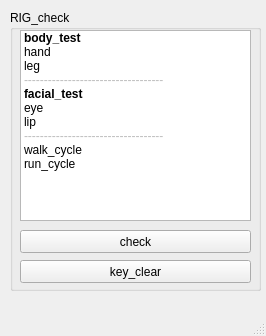
<?xml version="1.0" encoding="UTF-8"?>
<ui version="4.0">
 <class>MainWindow</class>
 <widget class="QMainWindow" name="MainWindow">
  <property name="geometry">
   <rect>
    <x>0</x>
    <y>0</y>
    <width>266</width>
    <height>336</height>
   </rect>
  </property>
  <property name="windowTitle">
   <string>MainWindow</string>
  </property>
  <widget class="QWidget" name="centralwidget">
   <widget class="QGroupBox" name="groupBox">
    <property name="geometry">
     <rect>
      <x>10</x>
      <y>10</y>
      <width>251</width>
      <height>281</height>
     </rect>
    </property>
    <property name="title">
     <string>RIG_check</string>
    </property>
    <widget class="QPushButton" name="RIG_check_btn">
     <property name="geometry">
      <rect>
       <x>10</x>
       <y>220</y>
       <width>231</width>
       <height>23</height>
      </rect>
     </property>
     <property name="text">
      <string>check</string>
     </property>
    </widget>
    <widget class="QListWidget" name="RIG_check_listWidget">
     <property name="geometry">
      <rect>
       <x>10</x>
       <y>20</y>
       <width>231</width>
       <height>191</height>
      </rect>
     </property>
     <item>
      <property name="text">
       <string>body_test</string>
      </property>
      <property name="font">
       <font>
        <weight>75</weight>
        <bold>true</bold>
       </font>
      </property>
     </item>
     <item>
      <property name="text">
       <string>hand</string>
      </property>
     </item>
     <item>
      <property name="text">
       <string>leg</string>
      </property>
     </item>
     <item>
      <property name="text">
       <string>-----------------------------------</string>
      </property>
      <property name="foreground">
       <brush brushstyle="NoBrush">
        <color alpha="255">
         <red>143</red>
         <green>216</green>
         <blue>255</blue>
        </color>
       </brush>
      </property>
      <property name="flags">
       <set>ItemIsSelectable|ItemIsDragEnabled|ItemIsUserCheckable</set>
      </property>
     </item>
     <item>
      <property name="text">
       <string>facial_test</string>
      </property>
      <property name="font">
       <font>
        <weight>75</weight>
        <bold>true</bold>
       </font>
      </property>
     </item>
     <item>
      <property name="text">
       <string>eye</string>
      </property>
     </item>
     <item>
      <property name="text">
       <string>lip</string>
      </property>
     </item>
     <item>
      <property name="text">
       <string>-----------------------------------</string>
      </property>
      <property name="foreground">
       <brush brushstyle="NoBrush">
        <color alpha="255">
         <red>143</red>
         <green>216</green>
         <blue>255</blue>
        </color>
       </brush>
      </property>
      <property name="flags">
       <set>ItemIsSelectable|ItemIsDragEnabled|ItemIsUserCheckable</set>
      </property>
     </item>
     <item>
      <property name="text">
       <string>walk_cycle</string>
      </property>
     </item>
     <item>
      <property name="text">
       <string>run_cycle</string>
      </property>
     </item>
    </widget>
    <widget class="QPushButton" name="key_clear_btn">
     <property name="geometry">
      <rect>
       <x>10</x>
       <y>250</y>
       <width>231</width>
       <height>23</height>
      </rect>
     </property>
     <property name="styleSheet">
      <string notr="true"/>
     </property>
     <property name="text">
      <string>key_clear</string>
     </property>
    </widget>
   </widget>
  </widget>
  <widget class="QMenuBar" name="menubar">
   <property name="geometry">
    <rect>
     <x>0</x>
     <y>0</y>
     <width>266</width>
     <height>21</height>
    </rect>
   </property>
  </widget>
  <widget class="QStatusBar" name="statusbar"/>
 </widget>
 <resources/>
 <connections/>
</ui>
